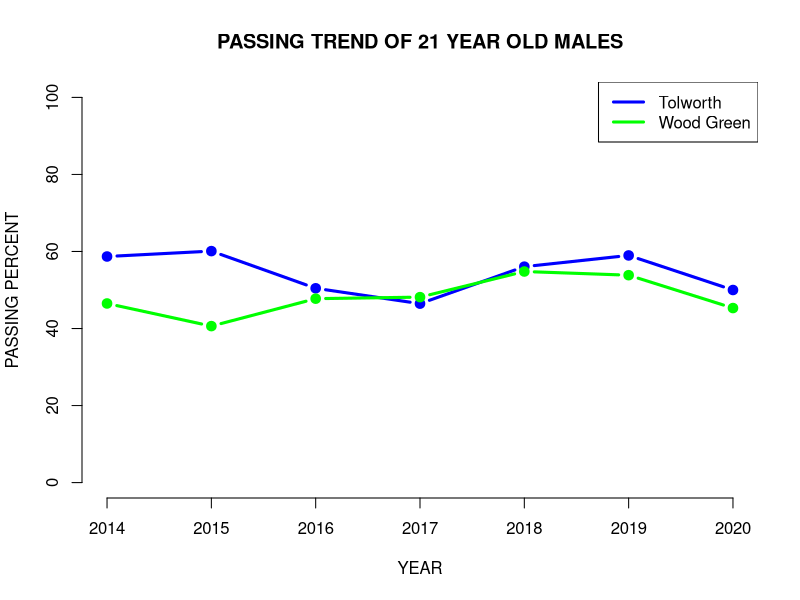

This figure's R source:
## ---- chunk 1
knitr::opts_chunk$set(echo = TRUE, warning = FALSE, message = FALSE)
## ---- chunk 2

#FIRST LOAD THE DATA INTO A VARIABLE
combined_data = read.csv("CombinedData.csv", header = TRUE)

#SEE THE EXTRACTED DATA AND ITS STRUCTURE
head(combined_data)
str(combined_data)

#CHECK FOR MISSINNG AND NA VALUES
nrow(combined_data[is.na(combined_data)])

## ---- chunk 3
# INDEXING DATA FOR VISUALIZATION

#First, lets extract data for 21 year old males in Tolworth and create a data frame from it
criterion1 =(combined_data$LOC == 1) & (combined_data$GENDER ==1) & (combined_data$AGE == 21)
df_c1 = data.frame(combined_data[criterion1,])

#Now lets create a new data frame of mean passing rates in Tolworth 
mean_tolworth = data.frame(aggregate(df_c1$OUTCOME, list(df_c1$YEAR), FUN=mean))
colnames(mean_tolworth)<- c("Year", "Pass Percentage")

#Lets convert this mean value to a percent value
mean_tolworth$`Pass Percentage` = mean_tolworth$`Pass Percentage`*100
head(mean_tolworth)

#Next, we index data for 21 year old males in Wood Green and create its data frame
criterion2 =(combined_data$LOC == 0) & (combined_data$GENDER ==1) & (combined_data$AGE == 21)
df_c2 = data.frame(combined_data[criterion2,])

#Again, we create a new data frame of mean passing rates in Wood Green 
mean_woodgreen = data.frame(aggregate(df_c2$OUTCOME, list(df_c2$YEAR), FUN=mean))
colnames(mean_woodgreen)<- c("Year", "Pass Percentage")
mean_woodgreen$`Pass Percentage` = mean_woodgreen$`Pass Percentage`*100
head(mean_woodgreen)


#Finally, lets plot this on the graph and see any trends
plot(mean_tolworth, xlab = "YEAR", ylab = "PASSING PERCENT", col = "blue",
     type = "b" , main = "PASSING TREND OF 21 YEAR OLD MALES", lwd =3,
     bty = "n", ylim = c(0,100), pch = 19 )

#Lets add Wood Green data on this and add a legend
lines(mean_woodgreen, col = "green", lwd = 3, type = "b", pch = 19)

#Lastly, we add a legend to our plot
legend(x = "topright", legend = c("Tolworth","Wood Green"), col = c("blue","green"), lwd = 3)

## ---- chunk 4
#We need to convert some of our data points to factors before we model them
combined_data$OUTCOME <- as.factor(combined_data$OUTCOME) #To be predicted, dependent variable

#We use the Generalized Linear Model function in R to do the regression on the combined data.
CO_MODEL = glm(OUTCOME ~ AGE + GENDER + LOC ,data = combined_data, family = binomial(link = logit))

#Now lets see the model results:
summary(CO_MODEL)
## ---- chunk 5
exp(coefficients(CO_MODEL))
exp(confint(CO_MODEL))
## ---- chunk 6
#Since odds ratios can be daunting, lets convert them into percentages to develop a better understanding of these variable relationships.
(exp(CO_MODEL$coefficients[-1])- 1)*100
## ---- chunk 7
#We store the predicted values in a vector 
R = predict(CO_MODEL, newdata = combined_data, type = "response")

#Lets take a look at the head of our predicted values
head(R)

#Now lets round up these values to compare it to our original model
R$converted.to.binary <- ifelse(R >= 0.5, 1, 0)

#Lets have one final look at our predicted values
head(R$converted.to.binary)

## ---- chunk 8
#Lets calculate the total predictions that were right and take the mean of all observations to see the accuracy of our model.

accuracy <- mean((combined_data$OUTCOME) == (R$converted.to.binary))
print(accuracy)

## ---- chunk 9
#TEST 1 - SUCCESS RATE FOR TOLWORTH DRIVING CENTER -

friend = data.frame(AGE = 21, GENDER = 1, LOC = 1)
predicted_value_tolworth = predict(CO_MODEL, friend, type = "response")
print(predicted_value_tolworth)

## ---- chunk 10
#TEST 2 - SUCCESS RATE FOR WOOD GREEN DRIVING CENTER -

my_guy = data.frame(AGE = 21, GENDER = 1, LOC = 0)
predicted_value_woodgreen = predict(CO_MODEL, my_guy, type = "response")
print(predicted_value_woodgreen)
